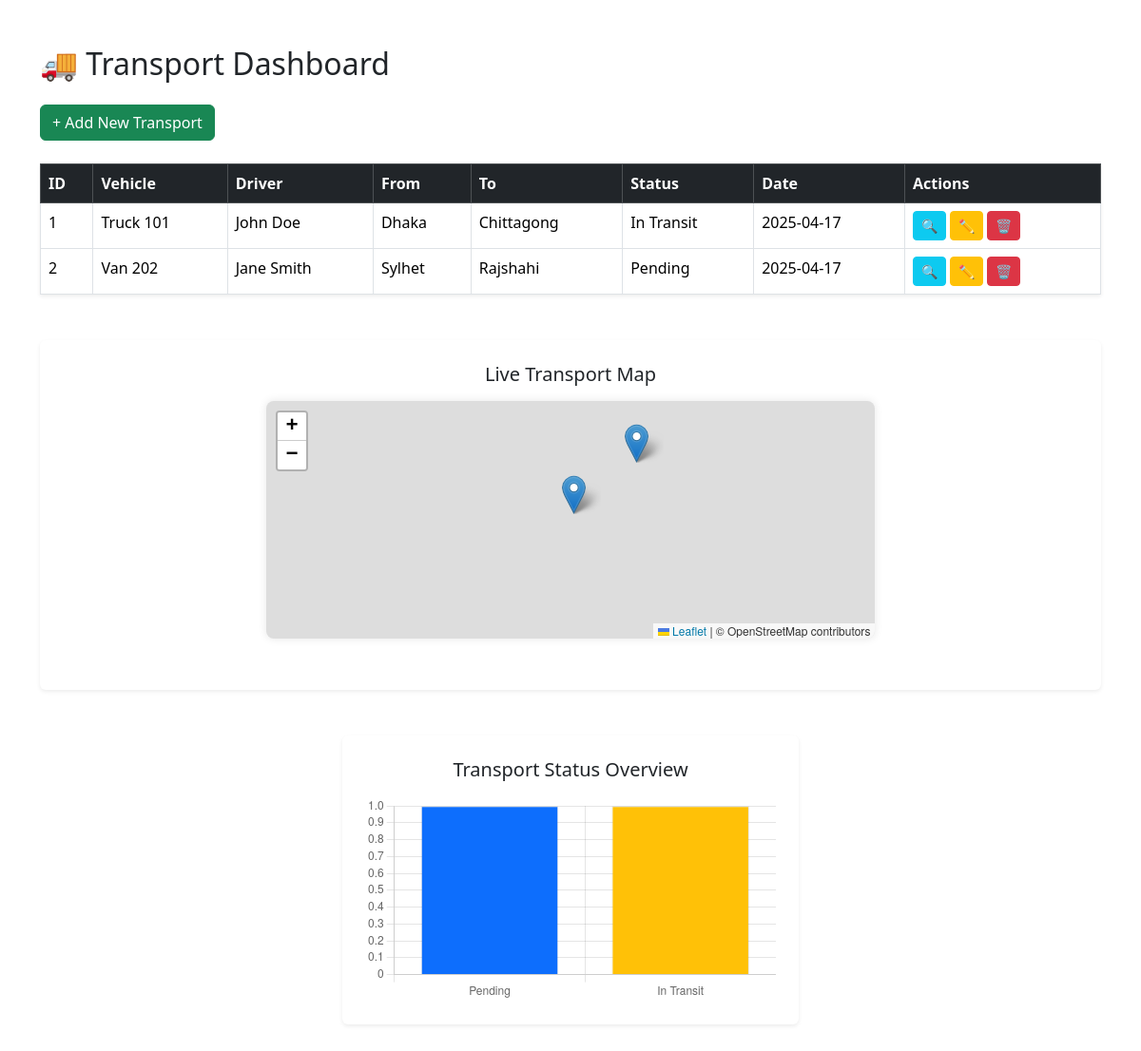
Page /transport/index.php on the committed database.
### tables this page shows
CREATE TABLE transport (
    id INT AUTO_INCREMENT PRIMARY KEY,
    vehicle VARCHAR(100) NOT NULL,
    driver VARCHAR(100) NOT NULL,
    origin VARCHAR(150),
    destination VARCHAR(150),
    status ENUM('Pending', 'In Transit', 'Delivered') DEFAULT 'Pending',
    date DATE,
    latitude DECIMAL(10, 6),
    longitude DECIMAL(10, 6),
    created_at TIMESTAMP DEFAULT CURRENT_TIMESTAMP
);

### transport/index.php (the view, shortened to what this page needs)
<?php
require_once('../config/db.php');
$result = $conn->query("SELECT * FROM transport");
$statusQuery = "SELECT status, COUNT(*) as total FROM transport GROUP BY status";
$statusResult = $conn->query($statusQuery);
$statuses = [];
$counts = [];
while ($row = $statusResult->fetch_assoc()) {
    $statuses[] = $row['status'];
    $counts[] = $row['total'];
}
?>
<!DOCTYPE html>
<html lang="en">
<head>
  <link href="https://cdn.jsdelivr.net/npm/bootstrap@5.3.2/dist/css/bootstrap.min.css" rel="stylesheet">
  <link rel="stylesheet" href="https://unpkg.com/leaflet@1.9.4/dist/leaflet.css" />
</head>
<body>
<div class="container mt-5">
  <h2 class="mb-4">🚚 Transport Dashboard</h2>
  <a href="add-transport.php" class="btn btn-success mb-4">+ Add New Transport</a>
  <table class="table table-bordered table-hover shadow-sm mb-5">
    <thead class="table-dark">
      <tr>
        <th>ID</th>
        <th>Vehicle</th>
        <th>Driver</th>
        <th>From</th>
        <th>To</th>
        <th>Status</th>
        <th>Date</th>
        <th>Actions</th>
      </tr>
    </thead>
    <tbody>
      <?php while($row = $result->fetch_assoc()): ?>
        <tr>
          <td><?= $row['id'] ?></td>
          <td><?= htmlspecialchars($row['vehicle']) ?></td>
          <td><?= htmlspecialchars($row['driver']) ?></td>
          <td><?= htmlspecialchars($row['origin']) ?></td>
          <td><?= htmlspecialchars($row['destination']) ?></td>
          <td><?= htmlspecialchars($row['status']) ?></td>
          <td><?= $row['date'] ?></td>
          <td>
            <a href="view-transport.php?id=<?= $row['id'] ?>" class="btn btn-info btn-sm">🔍</a>
            <a href="edit-transport.php?id=<?= $row['id'] ?>" class="btn btn-warning btn-sm">✏️</a>
            <a href="delete-transport.php?id=<?= $row['id'] ?>" class="btn btn-danger btn-sm" onclick="return confirm('Delete this transport?')">🗑️</a>
          </td>
        </tr>
      <?php endwhile; ?>
    </tbody>
  </table>
  <div class="bg-white p-4 rounded shadow-sm mb-5">
    <h5 class="text-center mb-3">Live Transport Map</h5>
    <div id="map"></div>
  </div>
  <div class="chart-container bg-white p-4 rounded shadow-sm">
    <h5 class="text-center mb-3">Transport Status Overview</h5>
    <canvas id="statusChart"></canvas>
  </div>
</div>
<script>
  const ctx = document.getElementById('statusChart').getContext('2d');
  const statusChart = new Chart(ctx, {
    type: 'bar',
    data: {
      labels: <?= json_encode($statuses) ?>,
      datasets: [{
        label: 'Number of Transports',
        data: <?= json_encode($counts) ?>,
        backgroundColor: ['#0d6efd', '#ffc107', '#198754'],
        borderWidth: 1
      }]
    },
    options: {
      responsive: true,
      plugins: {
        legend: { display: false }
      },
      scales: {
        y: { beginAtZero: true }
      }
    }
  });
</script>
</body>
</html>

### transport/index.php (style rules this page uses)
#map { height: 250px; width: 60%; margin: 0 auto 30px; border-radius: 8px; box-shadow: 0 0 10px rgba(0,0,0,0.1); }
.chart-container { width: 100%; max-width: 480px; margin: 0 auto 40px; }

### rows in the picture
transport: id "1", vehicle "Truck 101", driver "John Doe", origin "Dhaka", destination "Chittagong", status "In Transit", date "2025-04-17"
transport: id "2", vehicle "Van 202", driver "Jane Smith", origin "Sylhet", destination "Rajshahi", status "Pending", date "2025-04-17"

### other values in the picture
chart data {{ json_encode($statuses) }} ["Pending","In Transit"]
chart data {{ json_encode($counts) }} ["1","1"]
